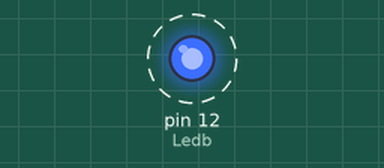
This sketch was run on a simulated Arduino Uno, built with avr-gcc and run on an emulated ATmega328P. Parts: output pins drawn as LEDs (lit = HIGH). Dashed ring = blinking.

Above: at 0.5 s.
Timing chart, 0 to 4.6 s (numbered marks = the images above):
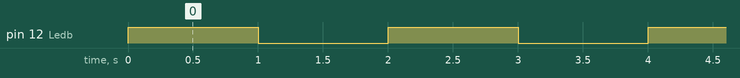

Measured:
- by itself, pin 12 (Ledb): alternates HIGH for 1.0 s and LOW for 1.0 s

The sketch:

sketch_dec13a.ino
```cpp
int Ledb = 12;
int Led;
void setup() {
  // put your setup code here, to run once:
pinMode(Ledb, OUTPUT);
}

void loop() {
  // put your main code here, to run repeatedly:
Led = 0;
do {
digitalWrite(Ledb, HIGH);
delay(1000);
digitalWrite(Ledb, LOW);
delay(1000);
} while (Led > 1999999);
}
```
